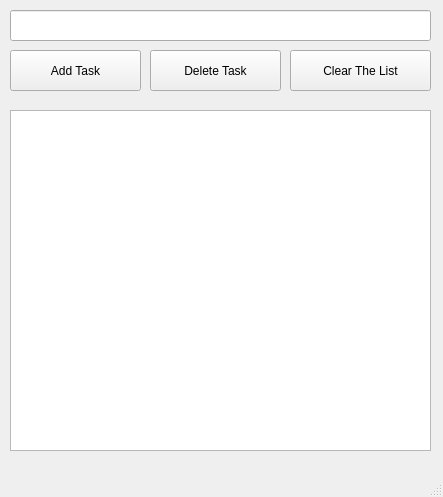
<?xml version="1.0" encoding="UTF-8"?>
<ui version="4.0">
 <class>MainWindow</class>
 <widget class="QMainWindow" name="MainWindow">
  <property name="geometry">
   <rect>
    <x>0</x>
    <y>0</y>
    <width>443</width>
    <height>497</height>
   </rect>
  </property>
  <property name="windowTitle">
   <string>To Do List</string>
  </property>
  <widget class="QWidget" name="centralwidget">
   <widget class="QPushButton" name="delete_button">
    <property name="geometry">
     <rect>
      <x>150</x>
      <y>50</y>
      <width>131</width>
      <height>41</height>
     </rect>
    </property>
    <property name="text">
     <string>Delete Task</string>
    </property>
   </widget>
   <widget class="QPushButton" name="clear_button">
    <property name="geometry">
     <rect>
      <x>290</x>
      <y>50</y>
      <width>141</width>
      <height>41</height>
     </rect>
    </property>
    <property name="text">
     <string>Clear The List</string>
    </property>
   </widget>
   <widget class="QPushButton" name="add_button">
    <property name="geometry">
     <rect>
      <x>10</x>
      <y>50</y>
      <width>131</width>
      <height>41</height>
     </rect>
    </property>
    <property name="text">
     <string>Add Task</string>
    </property>
   </widget>
   <widget class="QListWidget" name="listWidget">
    <property name="geometry">
     <rect>
      <x>10</x>
      <y>110</y>
      <width>421</width>
      <height>341</height>
     </rect>
    </property>
   </widget>
   <widget class="QLineEdit" name="lineEdit">
    <property name="geometry">
     <rect>
      <x>10</x>
      <y>10</y>
      <width>421</width>
      <height>31</height>
     </rect>
    </property>
   </widget>
  </widget>
  <widget class="QMenuBar" name="menubar">
   <property name="geometry">
    <rect>
     <x>0</x>
     <y>0</y>
     <width>443</width>
     <height>21</height>
    </rect>
   </property>
  </widget>
  <widget class="QStatusBar" name="statusbar"/>
 </widget>
 <resources/>
 <connections/>
</ui>
